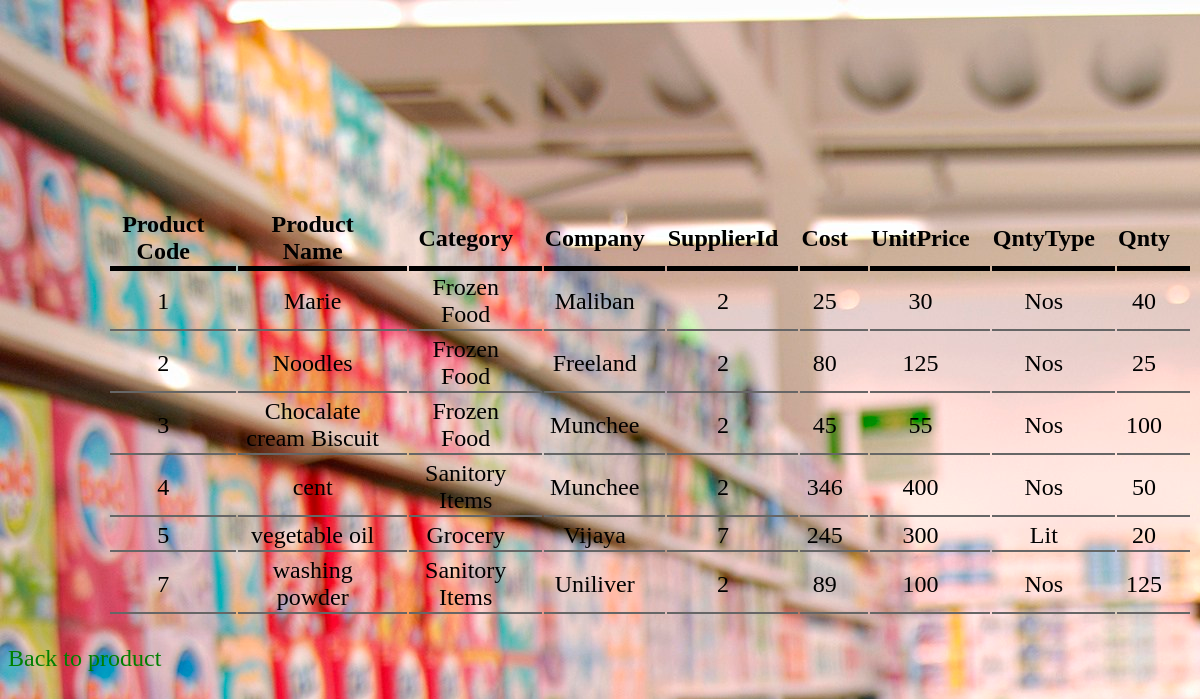
The app's page /Supermarket/dispprp.php with its own data.
### tables this page shows
CREATE TABLE IF NOT EXISTS `products` (
  `PRODCODE` varchar(30) NOT NULL,
  `PRODNAME` varchar(50) NOT NULL,
  `Category` varchar(50) NOT NULL,
  `Company` varchar(50) NOT NULL,
  `SupplierId` int(50) NOT NULL,
  `Cost` decimal(10,0) NOT NULL,
  `UnitPrice` decimal(10,0) NOT NULL,
  `QntyType` varchar(20) NOT NULL,
  `Qnty` int(50) NOT NULL,
  PRIMARY KEY (`PRODCODE`),
  KEY `CatId` (`Category`),
  KEY `SupplierId` (`SupplierId`),
  KEY `CompanyId` (`Company`),
  KEY `QntyTypeId` (`QntyType`)
);

### Supermarket/dispprp.php (the view, shortened to what this page needs)
<!DOCTYPE html>
<html>
<head>
</head>
<body>
    <table>
    <tr>
        <th>Product Code</th>
        <th>Product Name</th>
        <th>Category</th>
        <th>Company</th>
        <th>SupplierId</th>
        <th>Cost</th>
        <th>UnitPrice</th>
        <th>QntyType</th>
        <th>Qnty</th>
    </tr>
  <?php
    $db=mysqli_connect('localhost','root','','project');
   $query=mysqli_query($db,"SELECT * FROM PRODUCTS ORDER BY PRODCODE ASC");
      while ($row    = mysqli_fetch_array($query,MYSQLI_NUM)){
        echo "<tr><td>".$row[0]."</td><td>".$row[1]."</td><td>".$row[2]."</td><td>".$row[3]."</td><td>".$row[4]."</td><td>".$row[5]."</td><td>".$row[6]."</td><td>".$row[7]."</td><td>".$row[8]."</td><tr>";
      }
     echo "</table>";
  ?>
<br><a href="products.php">Back to product</a>
    </body>
</html>

### Supermarket/dispprp.php (style rules this page uses)
table { border:10 px solid red; padding-top: 200px; padding-left: 100px; text-align: center; }
th { border-bottom: 5px solid #000; padding-right: 20px; }
td { border-bottom: 2px solid #666; padding-right: 20px; }
a:link { color: green; background-color: transparent; text-decoration: none; }
body { background-image: url("blerje-1.jpg"); font-size: 150%; }

### records on screen
products: PRODCODE "1", PRODNAME "Marie", Category "Frozen Food", Company "Maliban", SupplierId "2", Cost "25", UnitPrice "30", QntyType "Nos", Qnty "40"
products: PRODCODE "2", PRODNAME "Noodles", Category "Frozen Food", Company "Freeland", SupplierId "2", Cost "80", UnitPrice "125", QntyType "Nos", Qnty "25"
products: PRODCODE "3", PRODNAME "Chocalate cream Biscuit", Category "Frozen Food", Company "Munchee", SupplierId "2", Cost "45", UnitPrice "55", QntyType "Nos", Qnty "100"
products: PRODCODE "4", PRODNAME "cent", Category "Sanitory Items", Company "Munchee", SupplierId "2", Cost "346", UnitPrice "400", QntyType "Nos", Qnty "50"
products: PRODCODE "5", PRODNAME "vegetable oil", Category "Grocery", Company "Vijaya", SupplierId "7", Cost "245", UnitPrice "300", QntyType "Lit", Qnty "20"
products: PRODCODE "7", PRODNAME "washing powder", Category "Sanitory Items", Company "Uniliver", SupplierId "2", Cost "89", UnitPrice "100", QntyType "Nos", Qnty "125"
